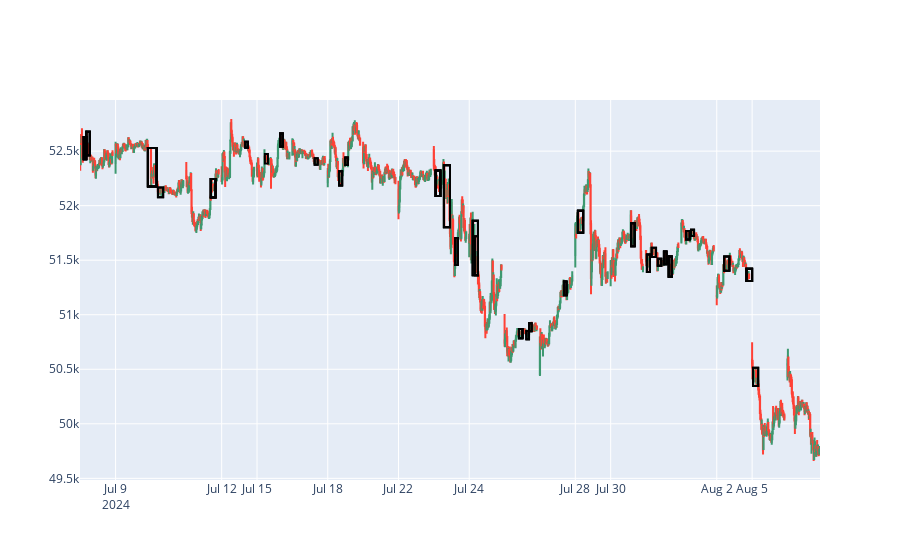

The notebook cell this image was saved under:
### Code cell
def detect_consecutive_ibars(df, max_inside_bars=12, height_ratio_threshold=0.75, max_similar_height=3):
    consecutive_ibars = [False] * len(df)
    i = 0
    while i < len(df) - 1:
        previous_candle = df.iloc[i]
        main_height = previous_candle['high'] - previous_candle['low']

        # Start looking for inside bars after the current candle
        j = i + 1
        count = 0
        similar_height_count = 0
        while j < len(df) and \
              (df.iloc[j]['high'] < previous_candle['high']) and \
              (df.iloc[j]['low'] > previous_candle['low']) and \
              (df.iloc[j]['close'] < previous_candle['high']) and \
              (df.iloc[j]['open'] > previous_candle['low']):
            
            inside_height = df.iloc[j]['high'] - df.iloc[j]['low']
            if inside_height >= main_height * height_ratio_threshold:
                similar_height_count += 1
                if similar_height_count > max_similar_height:
                    break

            count += 1
            j += 1
        
        # Check if the count of inside bars is within the allowed limit
        if count > 3 and count <= max_inside_bars and similar_height_count <= max_similar_height:
            for k in range(i+1, j):
                consecutive_ibars[k] = True
            # Mark the larger candlestick as well
            consecutive_ibars[i] = True
        # Move index to the end of the current sequence
        i = j
                
    return consecutive_ibars

df['ConsecutiveInsideBars'] = detect_consecutive_ibars(df)

# Plot empty squares around consecutive inside bars
i = 0
while i < len(df):
    if df['ConsecutiveInsideBars'][i]:
        start = i
        while i < len(df) and df['ConsecutiveInsideBars'][i]:
            i += 1
        end = i - 1
        
        # Determine the x0 and x1 values, considering the edge cases
        x0 = df['date'][start - 1] if start > 0 else df['date'][start]
        x1 = df['date'][end + 1] if end < len(df) - 1 else df['date'][end]

        fig.add_shape(type="rect",
                      x0=x0, y0=min(df['low'][start:end+1]),
                      x1=x1, y1=max(df['high'][start:end+1]),
                      line=dict(color="black"),
                      fillcolor="rgba(0,0,0,0)")  # Make the box empty
    else:
        i += 1

# Show the figure
fig

### Figure 1 — Plotly figure (JSON) as saved in the notebook; plotly's stock layout.template omitted (floating-point values rounded to 4 significant figures; data arrays with more than 128 entries replaced by an {"elided": "..."} marker saying what was removed)
{"data": [{"close": {"elided": "1575 float values"}, "high": {"elided": "1575 float values"}, "low": {"elided": "1575 float values"}, "open": {"elided": "1575 float values"}, "type": "candlestick", "x": {"elided": "1575 str values"}}], "layout": {"shapes": [{"fillcolor": "rgba(0,0,0,0)", "line": {"color": "black"}, "type": "rect", "x0": "2024-07-08T09:55:00", "x1": "2024-07-08T10:25:00", "y0": 52420.0, "y1": 52630.0}, {"fillcolor": "rgba(0,0,0,0)", "line": {"color": "black"}, "type": "rect", "x0": "2024-07-08T10:25:00", "x1": "2024-07-08T11:05:00", "y0": 52460.0, "y1": 52680.0}, {"fillcolor": "rgba(0,0,0,0)", "line": {"color": "black"}, "type": "rect", "x0": "2024-07-09T15:25:00", "x1": "2024-07-10T10:20:00", "y0": 52180.0, "y1": 52530.0}, {"fillcolor": "rgba(0,0,0,0)", "line": {"color": "black"}, "type": "rect", "x0": "2024-07-11T13:55:00", "x1": "2024-07-11T14:50:00", "y0": 52070.0, "y1": 52240.0}, {"fillcolor": "rgba(0,0,0,0)", "line": {"color": "black"}, "type": "rect", "x0": "2024-07-15T13:40:00", "x1": "2024-07-15T14:10:00", "y0": 52540.0, "y1": 52660.0}, {"fillcolor": "rgba(0,0,0,0)", "line": {"color": "black"}, "type": "rect", "x0": "2024-07-23T09:35:00", "x1": "2024-07-23T10:30:00", "y0": 52090.0, "y1": 52320.0}, {"fillcolor": "rgba(0,0,0,0)", "line": {"color": "black"}, "type": "rect", "x0": "2024-07-24T10:20:00", "x1": "2024-07-24T10:55:00", "y0": 51360.0, "y1": 51720.0}, {"fillcolor": "rgba(0,0,0,0)", "line": {"color": "black"}, "type": "rect", "x0": "2024-07-29T09:45:00", "x1": "2024-07-29T10:45:00", "y0": 51750.0, "y1": 51950.0}, {"fillcolor": "rgba(0,0,0,0)", "line": {"color": "black"}, "type": "rect", "x0": "2024-07-30T13:10:00", "x1": "2024-07-30T13:50:00", "y0": 51630.0, "y1": 51840.0}, {"fillcolor": "rgba(0,0,0,0)", "line": {"color": "black"}, "type": "rect", "x0": "2024-07-31T12:40:00", "x1": "2024-07-31T13:10:00", "y0": 51460.0, "y1": 51580.0}, {"fillcolor": "rgba(0,0,0,0)", "line": {"color": "black"}, "type": "rect", "x0": "2024-07-31T13:35:00", "x1": "2024-07-31T14:10:00", "y0": 51350.0, "y1": 51530.0}, {"fillcolor": "rgba(0,0,0,0)", "line": {"color": "black"}, "type": "rect", "x0": "2024-08-02T14:55:00", "x1": "2024-08-05T09:15:00", "y0": 51310.0, "y1": 51420.0}, {"fillcolor": "rgba(0,0,0,0)", "line": {"color": "black"}, "type": "rect", "x0": "2024-07-08T09:55:00", "x1": "2024-07-08T10:25:00", "y0": 52420.0, "y1": 52630.0}, {"fillcolor": "rgba(0,0,0,0)", "line": {"color": "black"}, "type": "rect", "x0": "2024-07-08T10:25:00", "x1": "2024-07-08T11:05:00", "y0": 52460.0, "y1": 52680.0}, {"fillcolor": "rgba(0,0,0,0)", "line": {"color": "black"}, "type": "rect", "x0": "2024-07-09T15:25:00", "x1": "2024-07-10T10:20:00", "y0": 52180.0, "y1": 52530.0}, {"fillcolor": "rgba(0,0,0,0)", "line": {"color": "black"}, "type": "rect", "x0": "2024-07-11T13:55:00", "x1": "2024-07-11T14:50:00", "y0": 52070.0, "y1": 52240.0}, {"fillcolor": "rgba(0,0,0,0)", "line": {"color": "black"}, "type": "rect", "x0": "2024-07-15T13:40:00", "x1": "2024-07-15T14:10:00", "y0": 52540.0, "y1": 52660.0}, {"fillcolor": "rgba(0,0,0,0)", "line": {"color": "black"}, "type": "rect", "x0": "2024-07-23T09:35:00", "x1": "2024-07-23T10:30:00", "y0": 52090.0, "y1": 52320.0}, {"fillcolor": "rgba(0,0,0,0)", "line": {"color": "black"}, "type": "rect", "x0": "2024-07-24T10:20:00", "x1": "2024-07-24T10:55:00", "y0": 51360.0, "y1": 51720.0}, {"fillcolor": "rgba(0,0,0,0)", "line": {"color": "black"}, "type": "rect", "x0": "2024-07-25T12:00:00", "x1": "2024-07-25T12:40:00", "y0": 50780.0, "y1": 50870.0}, {"fillcolor": "rgba(0,0,0,0)", "line": {"color": "black"}, "type": "rect", "x0": "2024-07-26T13:50:00", "x1": "2024-07-26T14:20:00", "y0": 51180.0, "y1": 51300.0}, {"fillcolor": "rgba(0,0,0,0)", "line": {"color": "black"}, "type": "rect", "x0": "2024-07-29T09:45:00", "x1": "2024-07-29T10:45:00", "y0": 51750.0, "y1": 51950.0}, {"fillcolor": "rgba(0,0,0,0)", "line": {"color": "black"}, "type": "rect", "x0": "2024-07-31T13:35:00", "x1": "2024-07-31T14:10:00", "y0": 51350.0, "y1": 51530.0}, {"fillcolor": "rgba(0,0,0,0)", "line": {"color": "black"}, "type": "rect", "x0": "2024-08-02T14:55:00", "x1": "2024-08-05T09:15:00", "y0": 51310.0, "y1": 51420.0}, {"fillcolor": "rgba(0,0,0,0)", "line": {"color": "black"}, "type": "rect", "x0": "2024-07-08T09:55:00", "x1": "2024-07-08T10:25:00", "y0": 52420.0, "y1": 52630.0}, {"fillcolor": "rgba(0,0,0,0)", "line": {"color": "black"}, "type": "rect", "x0": "2024-07-08T10:25:00", "x1": "2024-07-08T11:05:00", "y0": 52460.0, "y1": 52680.0}, {"fillcolor": "rgba(0,0,0,0)", "line": {"color": "black"}, "type": "rect", "x0": "2024-07-09T15:25:00", "x1": "2024-07-10T10:20:00", "y0": 52180.0, "y1": 52530.0}, {"fillcolor": "rgba(0,0,0,0)", "line": {"color": "black"}, "type": "rect", "x0": "2024-07-11T13:55:00", "x1": "2024-07-11T14:50:00", "y0": 52070.0, "y1": 52240.0}, {"fillcolor": "rgba(0,0,0,0)", "line": {"color": "black"}, "type": "rect", "x0": "2024-07-12T13:45:00", "x1": "2024-07-12T14:15:00", "y0": 52532, "y1": 52590.0}, {"fillcolor": "rgba(0,0,0,0)", "line": {"color": "black"}, "type": "rect", "x0": "2024-07-15T13:40:00", "x1": "2024-07-15T14:10:00", "y0": 52540.0, "y1": 52660.0}, {"fillcolor": "rgba(0,0,0,0)", "line": {"color": "black"}, "type": "rect", "x0": "2024-07-18T11:25:00", "x1": "2024-07-18T12:00:00", "y0": 52190.0, "y1": 52310.0}, {"fillcolor": "rgba(0,0,0,0)", "line": {"color": "black"}, "type": "rect", "x0": "2024-07-18T12:35:00", "x1": "2024-07-18T13:05:00", "y0": 52370.0, "y1": 52440.0}, {"fillcolor": "rgba(0,0,0,0)", "line": {"color": "black"}, "type": "rect", "x0": "2024-07-23T09:35:00", "x1": "2024-07-23T10:30:00", "y0": 52090.0, "y1": 52320.0}, {"fillcolor": "rgba(0,0,0,0)", "line": {"color": "black"}, "type": "rect", "x0": "2024-07-23T11:10:00", "x1": "2024-07-23T12:20:00", "y0": 51800.0, "y1": 52370.0}, {"fillcolor": "rgba(0,0,0,0)", "line": {"color": "black"}, "type": "rect", "x0": "2024-07-23T13:20:00", "x1": "2024-07-23T13:50:00", "y0": 51460.0, "y1": 51700.0}, {"fillcolor": "rgba(0,0,0,0)", "line": {"color": "black"}, "type": "rect", "x0": "2024-07-24T09:55:00", "x1": "2024-07-24T10:55:00", "y0": 51360.0, "y1": 51860.0}, {"fillcolor": "rgba(0,0,0,0)", "line": {"color": "black"}, "type": "rect", "x0": "2024-07-25T12:00:00", "x1": "2024-07-25T12:40:00", "y0": 50780.0, "y1": 50870.0}, {"fillcolor": "rgba(0,0,0,0)", "line": {"color": "black"}, "type": "rect", "x0": "2024-07-25T13:25:00", "x1": "2024-07-25T13:55:00", "y0": 50780.0, "y1": 50850.0}, {"fillcolor": "rgba(0,0,0,0)", "line": {"color": "black"}, "type": "rect", "x0": "2024-07-25T13:55:00", "x1": "2024-07-25T14:25:00", "y0": 50850.0, "y1": 50920.0}, {"fillcolor": "rgba(0,0,0,0)", "line": {"color": "black"}, "type": "rect", "x0": "2024-07-26T13:50:00", "x1": "2024-07-26T14:20:00", "y0": 51180.0, "y1": 51300.0}, {"fillcolor": "rgba(0,0,0,0)", "line": {"color": "black"}, "type": "rect", "x0": "2024-07-29T09:45:00", "x1": "2024-07-29T10:45:00", "y0": 51750.0, "y1": 51950.0}, {"fillcolor": "rgba(0,0,0,0)", "line": {"color": "black"}, "type": "rect", "x0": "2024-07-30T13:10:00", "x1": "2024-07-30T13:50:00", "y0": 51630.0, "y1": 51840.0}, {"fillcolor": "rgba(0,0,0,0)", "line": {"color": "black"}, "type": "rect", "x0": "2024-07-31T09:25:00", "x1": "2024-07-31T10:00:00", "y0": 51390.0, "y1": 51550.0}, {"fillcolor": "rgba(0,0,0,0)", "line": {"color": "black"}, "type": "rect", "x0": "2024-07-31T11:30:00", "x1": "2024-07-31T12:10:00", "y0": 51450.0, "y1": 51510.0}, {"fillcolor": "rgba(0,0,0,0)", "line": {"color": "black"}, "type": "rect", "x0": "2024-07-31T12:40:00", "x1": "2024-07-31T13:10:00", "y0": 51460.0, "y1": 51580.0}, {"fillcolor": "rgba(0,0,0,0)", "line": {"color": "black"}, "type": "rect", "x0": "2024-07-31T13:35:00", "x1": "2024-07-31T14:10:00", "y0": 51350.0, "y1": 51530.0}, {"fillcolor": "rgba(0,0,0,0)", "line": {"color": "black"}, "type": "rect", "x0": "2024-08-01T10:10:00", "x1": "2024-08-01T10:50:00", "y0": 51690.0, "y1": 51770.0}, {"fillcolor": "rgba(0,0,0,0)", "line": {"color": "black"}, "type": "rect", "x0": "2024-08-01T11:05:00", "x1": "2024-08-01T11:40:00", "y0": 51720.0, "y1": 51780.0}, {"fillcolor": "rgba(0,0,0,0)", "line": {"color": "black"}, "type": "rect", "x0": "2024-08-02T10:40:00", "x1": "2024-08-02T11:40:00", "y0": 51400.0, "y1": 51530.0}, {"fillcolor": "rgba(0,0,0,0)", "line": {"color": "black"}, "type": "rect", "x0": "2024-08-02T14:55:00", "x1": "2024-08-05T09:15:00", "y0": 51310.0, "y1": 51420.0}, {"fillcolor": "rgba(0,0,0,0)", "line": {"color": "black"}, "type": "rect", "x0": "2024-07-08T09:55:00", "x1": "2024-07-08T10:25:00", "y0": 52420.0, "y1": 52630.0}, {"fillcolor": "rgba(0,0,0,0)", "line": {"color": "black"}, "type": "rect", "x0": "2024-07-08T10:25:00", "x1": "2024-07-08T11:05:00", "y0": 52460.0, "y1": 52680.0}, {"fillcolor": "rgba(0,0,0,0)", "line": {"color": "black"}, "type": "rect", "x0": "2024-07-09T15:25:00", "x1": "2024-07-10T10:20:00", "y0": 52180.0, "y1": 52530.0}, {"fillcolor": "rgba(0,0,0,0)", "line": {"color": "black"}, "type": "rect", "x0": "2024-07-10T10:35:00", "x1": "2024-07-10T11:35:00", "y0": 52080.0, "y1": 52170.0}, {"fillcolor": "rgba(0,0,0,0)", "line": {"color": "black"}, "type": "rect", "x0": "2024-07-11T13:55:00", "x1": "2024-07-11T14:50:00", "y0": 52070.0, "y1": 52240.0}, {"fillcolor": "rgba(0,0,0,0)", "line": {"color": "black"}, "type": "rect", "x0": "2024-07-12T13:45:00", "x1": "2024-07-12T14:15:00", "y0": 52532, "y1": 52590.0}, {"fillcolor": "rgba(0,0,0,0)", "line": {"color": "black"}, "type": "rect", "x0": "2024-07-15T10:45:00", "x1": "2024-07-15T11:20:00", "y0": 52390.0, "y1": 52470.0}, {"fillcolor": "rgba(0,0,0,0)", "line": {"color": "black"}, "type": "rect", "x0": "2024-07-15T13:40:00", "x1": "2024-07-15T14:10:00", "y0": 52540.0, "y1": 52660.0}, {"fillcolor": "rgba(0,0,0,0)", "line": {"color": "black"}, "type": "rect", "x0": "2024-07-16T13:30:00", "x1": "2024-07-16T14:05:00", "y0": 52380.0, "y1": 52430.0}, {"fillcolor": "rgba(0,0,0,0)", "line": {"color": "black"}, "type": "rect", "x0": "2024-07-18T11:25:00", "x1": "2024-07-18T12:00:00", "y0": 52190.0, "y1": 52310.0}, {"fillcolor": "rgba(0,0,0,0)", "line": {"color": "black"}, "type": "rect", "x0": "2024-07-18T12:35:00", "x1": "2024-07-18T13:05:00", "y0": 52370.0, "y1": 52440.0}, {"fillcolor": "rgba(0,0,0,0)", "line": {"color": "black"}, "type": "rect", "x0": "2024-07-23T09:35:00", "x1": "2024-07-23T10:30:00", "y0": 52090.0, "y1": 52320.0}, {"fillcolor": "rgba(0,0,0,0)", "line": {"color": "black"}, "type": "rect", "x0": "2024-07-23T11:10:00", "x1": "2024-07-23T12:20:00", "y0": 51800.0, "y1": 52370.0}, {"fillcolor": "rgba(0,0,0,0)", "line": {"color": "black"}, "type": "rect", "x0": "2024-07-23T13:20:00", "x1": "2024-07-23T13:50:00", "y0": 51460.0, "y1": 51700.0}, {"fillcolor": "rgba(0,0,0,0)", "line": {"color": "black"}, "type": "rect", "x0": "2024-07-24T09:55:00", "x1": "2024-07-24T10:55:00", "y0": 51360.0, "y1": 51860.0}, {"fillcolor": "rgba(0,0,0,0)", "line": {"color": "black"}, "type": "rect", "x0": "2024-07-25T12:00:00", "x1": "2024-07-25T12:40:00", "y0": 50780.0, "y1": 50870.0}, {"fillcolor": "rgba(0,0,0,0)", "line": {"color": "black"}, "type": "rect", "x0": "2024-07-25T13:25:00", "x1": "2024-07-25T13:55:00", "y0": 50780.0, "y1": 50850.0}, {"fillcolor": "rgba(0,0,0,0)", "line": {"color": "black"}, "type": "rect", "x0": "2024-07-25T13:55:00", "x1": "2024-07-25T14:25:00", "y0": 50850.0, "y1": 50920.0}, {"fillcolor": "rgba(0,0,0,0)", "line": {"color": "black"}, "type": "rect", "x0": "2024-07-26T13:50:00", "x1": "2024-07-26T14:20:00", "y0": 51180.0, "y1": 51300.0}, {"fillcolor": "rgba(0,0,0,0)", "line": {"color": "black"}, "type": "rect", "x0": "2024-07-29T09:45:00", "x1": "2024-07-29T10:45:00", "y0": 51750.0, "y1": 51950.0}, {"fillcolor": "rgba(0,0,0,0)", "line": {"color": "black"}, "type": "rect", "x0": "2024-07-30T13:10:00", "x1": "2024-07-30T13:50:00", "y0": 51630.0, "y1": 51840.0}, {"fillcolor": "rgba(0,0,0,0)", "line": {"color": "black"}, "type": "rect", "x0": "2024-07-31T09:25:00", "x1": "2024-07-31T10:00:00", "y0": 51390.0, "y1": 51550.0}, {"fillcolor": "rgba(0,0,0,0)", "line": {"color": "black"}, "type": "rect", "x0": "2024-07-31T10:20:00", "x1": "2024-07-31T11:10:00", "y0": 51530.0, "y1": 51610.0}, {"fillcolor": "rgba(0,0,0,0)", "line": {"color": "black"}, "type": "rect", "x0": "2024-07-31T11:30:00", "x1": "2024-07-31T12:10:00", "y0": 51450.0, "y1": 51510.0}, {"fillcolor": "rgba(0,0,0,0)", "line": {"color": "black"}, "type": "rect", "x0": "2024-07-31T12:40:00", "x1": "2024-07-31T13:10:00", "y0": 51460.0, "y1": 51580.0}, {"fillcolor": "rgba(0,0,0,0)", "line": {"color": "black"}, "type": "rect", "x0": "2024-07-31T13:35:00", "x1": "2024-07-31T14:10:00", "y0": 51350.0, "y1": 51530.0}, {"fillcolor": "rgba(0,0,0,0)", "line": {"color": "black"}, "type": "rect", "x0": "2024-08-01T10:10:00", "x1": "2024-08-01T10:50:00", "y0": 51690.0, "y1": 51770.0}, {"fillcolor": "rgba(0,0,0,0)", "line": {"color": "black"}, "type": "rect", "x0": "2024-08-01T11:05:00", "x1": "2024-08-01T11:40:00", "y0": 51720.0, "y1": 51780.0}, {"fillcolor": "rgba(0,0,0,0)", "line": {"color": "black"}, "type": "rect", "x0": "2024-08-02T10:40:00", "x1": "2024-08-02T11:40:00", "y0": 51400.0, "y1": 51530.0}, {"fillcolor": "rgba(0,0,0,0)", "line": {"color": "black"}, "type": "rect", "x0": "2024-08-02T14:55:00", "x1": "2024-08-05T09:15:00", "y0": 51310.0, "y1": 51420.0}, {"fillcolor": "rgba(0,0,0,0)", "line": {"color": "black"}, "type": "rect", "x0": "2024-08-05T09:25:00", "x1": "2024-08-05T10:25:00", "y0": 50350.0, "y1": 50510.0}, {"fillcolor": "rgba(0,0,0,0)", "line": {"color": "black"}, "type": "rect", "x0": "2024-07-08T09:55:00", "x1": "2024-07-08T10:25:00", "y0": 52420.0, "y1": 52630.0}, {"fillcolor": "rgba(0,0,0,0)", "line": {"color": "black"}, "type": "rect", "x0": "2024-07-08T10:25:00", "x1": "2024-07-08T11:05:00", "y0": 52460.0, "y1": 52680.0}, {"fillcolor": "rgba(0,0,0,0)", "line": {"color": "black"}, "type": "rect", "x0": "2024-07-09T15:25:00", "x1": "2024-07-10T10:20:00", "y0": 52180.0, "y1": 52530.0}, {"fillcolor": "rgba(0,0,0,0)", "line": {"color": "black"}, "type": "rect", "x0": "2024-07-10T10:35:00", "x1": "2024-07-10T11:35:00", "y0": 52080.0, "y1": 52170.0}, {"fillcolor": "rgba(0,0,0,0)", "line": {"color": "black"}, "type": "rect", "x0": "2024-07-11T13:55:00", "x1": "2024-07-11T14:50:00", "y0": 52070.0, "y1": 52240.0}, {"fillcolor": "rgba(0,0,0,0)", "line": {"color": "black"}, "type": "rect", "x0": "2024-07-12T13:45:00", "x1": "2024-07-12T14:15:00", "y0": 52532, "y1": 52590.0}, {"fillcolor": "rgba(0,0,0,0)", "line": {"color": "black"}, "type": "rect", "x0": "2024-07-15T13:40:00", "x1": "2024-07-15T14:10:00", "y0": 52540.0, "y1": 52660.0}, {"fillcolor": "rgba(0,0,0,0)", "line": {"color": "black"}, "type": "rect", "x0": "2024-07-16T13:30:00", "x1": "2024-07-16T14:05:00", "y0": 52380.0, "y1": 52430.0}, {"fillcolor": "rgba(0,0,0,0)", "line": {"color": "black"}, "type": "rect", "x0": "2024-07-18T11:25:00", "x1": "2024-07-18T12:00:00", "y0": 52190.0, "y1": 52310.0}, {"fillcolor": "rgba(0,0,0,0)", "line": {"color": "black"}, "type": "rect", "x0": "2024-07-18T12:35:00", "x1": "2024-07-18T13:05:00", "y0": 52370.0, "y1": 52440.0}, {"fillcolor": "rgba(0,0,0,0)", "line": {"color": "black"}, "type": "rect", "x0": "2024-07-23T09:35:00", "x1": "2024-07-23T10:30:00", "y0": 52090.0, "y1": 52320.0}, {"fillcolor": "rgba(0,0,0,0)", "line": {"color": "black"}, "type": "rect", "x0": "2024-07-23T11:10:00", "x1": "2024-07-23T12:20:00", "y0": 51800.0, "y1": 52370.0}, {"fillcolor": "rgba(0,0,0,0)", "line": {"color": "black"}, "type": "rect", "x0": "2024-07-23T13:20:00", "x1": "2024-07-23T13:50:00", "y0": 51460.0, "y1": 51700.0}, {"fillcolor": "rgba(0,0,0,0)", "line": {"color": "black"}, "type": "rect", "x0": "2024-07-24T09:55:00", "x1": "2024-07-24T10:55:00", "y0": 51360.0, "y1": 51860.0}, {"fillcolor": "rgba(0,0,0,0)", "line": {"color": "black"}, "type": "rect", "x0": "2024-07-25T12:00:00", "x1": "2024-07-25T12:40:00", "y0": 50780.0, "y1": 50870.0}, {"fillcolor": "rgba(0,0,0,0)", "line": {"color": "black"}, "type": "rect", "x0": "2024-07-25T13:25:00", "x1": "2024-07-25T13:55:00", "y0": 50780.0, "y1": 50850.0}, {"fillcolor": "rgba(0,0,0,0)", "line": {"color": "black"}, "type": "rect", "x0": "2024-07-25T13:55:00", "x1": "2024-07-25T14:25:00", "y0": 50850.0, "y1": 50920.0}, {"fillcolor": "rgba(0,0,0,0)", "line": {"color": "black"}, "type": "rect", "x0": "2024-07-26T13:50:00", "x1": "2024-07-26T14:20:00", "y0": 51180.0, "y1": 51300.0}, {"fillcolor": "rgba(0,0,0,0)", "line": {"color": "black"}, "type": "rect", "x0": "2024-07-29T09:45:00", "x1": "2024-07-29T10:45:00", "y0": 51750.0, "y1": 51950.0}, {"fillcolor": "rgba(0,0,0,0)", "line": {"color": "black"}, "type": "rect", "x0": "2024-07-30T13:10:00", "x1": "2024-07-30T13:50:00", "y0": 51630.0, "y1": 51840.0}, {"fillcolor": "rgba(0,0,0,0)", "line": {"color": "black"}, "type": "rect", "x0": "2024-07-31T09:25:00", "x1": "2024-07-31T10:00:00", "y0": 51390.0, "y1": 51550.0}, {"fillcolor": "rgba(0,0,0,0)", "line": {"color": "black"}, "type": "rect", "x0": "2024-07-31T10:20:00", "x1": "2024-07-31T11:10:00", "y0": 51530.0, "y1": 51610.0}, {"fillcolor": "rgba(0,0,0,0)", "line": {"color": "black"}, "type": "rect", "x0": "2024-07-31T11:30:00", "x1": "2024-07-31T12:10:00", "y0": 51450.0, "y1": 51510.0}, {"fillcolor": "rgba(0,0,0,0)", "line": {"color": "black"}, "type": "rect", "x0": "2024-07-31T12:40:00", "x1": "2024-07-31T13:10:00", "y0": 51460.0, "y1": 51580.0}, {"fillcolor": "rgba(0,0,0,0)", "line": {"color": "black"}, "type": "rect", "x0": "2024-07-31T13:35:00", "x1": "2024-07-31T14:10:00", "y0": 51350.0, "y1": 51530.0}, {"fillcolor": "rgba(0,0,0,0)", "line": {"color": "black"}, "type": "rect", "x0": "2024-08-01T10:10:00", "x1": "2024-08-01T10:50:00", "y0": 51690.0, "y1": 51770.0}, {"fillcolor": "rgba(0,0,0,0)", "line": {"color": "black"}, "type": "rect", "x0": "2024-08-01T11:05:00", "x1": "2024-08-01T11:40:00", "y0": 51720.0, "y1": 51780.0}, {"fillcolor": "rgba(0,0,0,0)", "line": {"color": "black"}, "type": "rect", "x0": "2024-08-02T10:40:00", "x1": "2024-08-02T11:40:00", "y0": 51400.0, "y1": 51530.0}, {"fillcolor": "rgba(0,0,0,0)", "line": {"color": "black"}, "type": "rect", "x0": "2024-08-02T14:55:00", "x1": "2024-08-05T09:15:00", "y0": 51310.0, "y1": 51420.0}, {"fillcolor": "rgba(0,0,0,0)", "line": {"color": "black"}, "type": "rect", "x0": "2024-08-05T09:25:00", "x1": "2024-08-05T10:25:00", "y0": 50350.0, "y1": 50510.0}], "xaxis": {"rangebreaks": [{"bounds": [16, 9.25], "pattern": "hour"}, {"values": ["2024-07-13T09:15:00", "2024-07-14T09:15:00", "2024-07-17T09:15:00", "2024-07-20T09:15:00", "2024-07-21T09:15:00", "2024-07-27T09:15:00", "2024-07-28T09:15:00", "2024-08-03T09:15:00", "2024-08-04T09:15:00"]}], "rangeslider": {"visible": false}}}}
